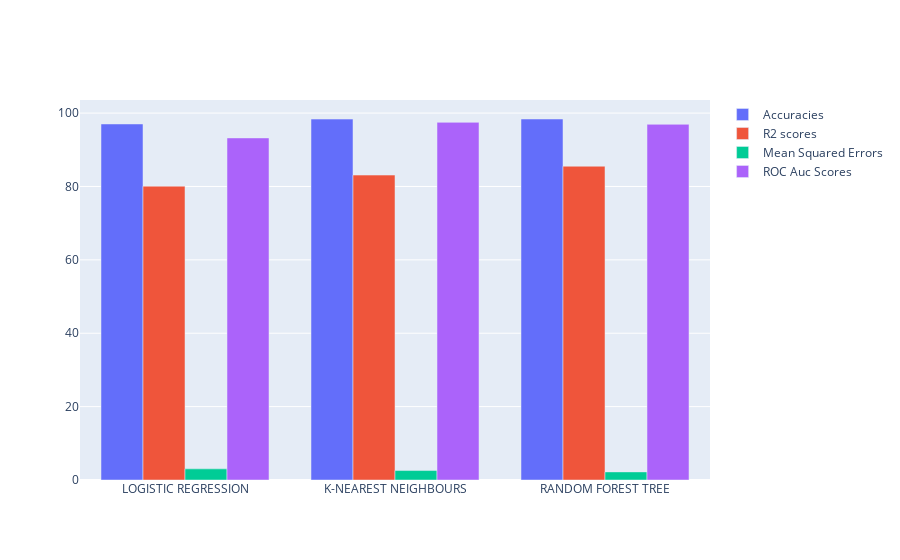

The cell this chart's notebook holds for it:
### Code cell
import plotly.graph_objects as go
Algos=list(roc_auc_scores.keys())

fig = go.Figure(data=[
    go.Bar(name='Accuracies', x=Algos, y=list(accuracies.values())),
    go.Bar(name='R2 scores', x=Algos, y=list(r2_scores.values())),
    go.Bar(name='Mean Squared Errors', x=Algos, y=list(mean_squared_errors.values())),
    go.Bar(name='ROC Auc Scores', x=Algos, y=list(roc_auc_scores.values()))
])
# Change the bar mode
fig.update_layout(barmode='group')
fig.show()

### Figure 1 — Plotly figure (JSON) as saved in the notebook; plotly's stock layout.template omitted (floating-point values rounded to 4 significant figures)
{"data": [{"name": "Accuracies", "type": "bar", "x": ["LOGISTIC REGRESSION", "K-NEAREST NEIGHBOURS", "RANDOM FOREST TREE"], "y": [97.03, 98.37, 98.39]}, {"name": "R2 scores", "type": "bar", "x": ["LOGISTIC REGRESSION", "K-NEAREST NEIGHBOURS", "RANDOM FOREST TREE"], "y": [80.09, 83.1, 85.52]}, {"name": "Mean Squared Errors", "type": "bar", "x": ["LOGISTIC REGRESSION", "K-NEAREST NEIGHBOURS", "RANDOM FOREST TREE"], "y": [3.036, 2.576, 2.208]}, {"name": "ROC Auc Scores", "type": "bar", "x": ["LOGISTIC REGRESSION", "K-NEAREST NEIGHBOURS", "RANDOM FOREST TREE"], "y": [93.23, 97.47, 96.94]}], "layout": {"barmode": "group"}}
